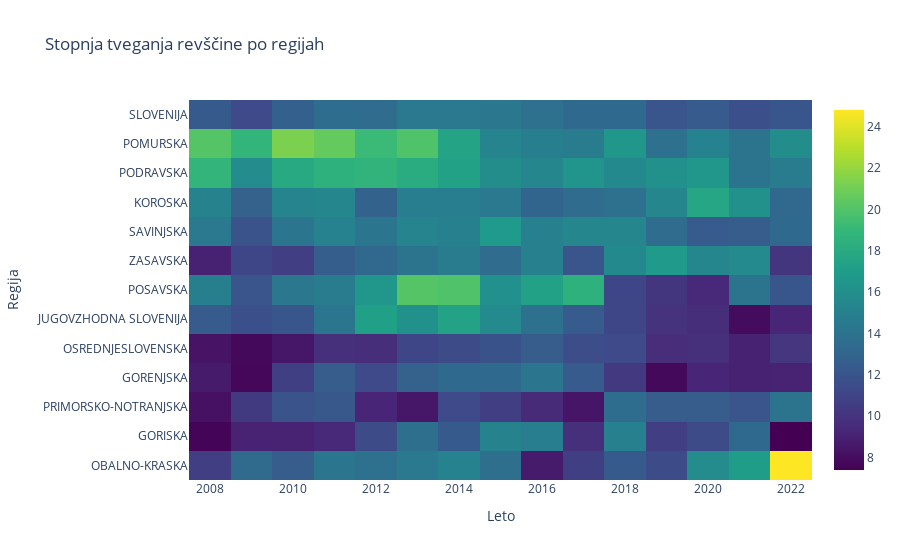

Here is the notebook cell this chart was saved with:
### Code cell
df_selected = df.iloc[:, 1:]
df_selected.columns = ['Leto'] + list(df_selected.columns[1:])

fig = px.imshow(df_selected.iloc[:, 1:].transpose(), x=df_selected['Leto'], y=df_selected.columns[1:],
                color_continuous_scale='viridis', title='Stopnja tveganja revščine po regijah',
                labels={'x': 'Leto', 'y': 'Regija'})
fig.update_layout(yaxis_autorange='reversed')
fig.show()

### Figure 1 — Plotly figure (JSON) as saved in the notebook; plotly's stock layout.template omitted (floating-point values rounded to 4 significant figures; data arrays with more than 128 entries replaced by an {"elided": "..."} marker saying what was removed)
{"data": [{"coloraxis": "coloraxis", "name": "0", "x": [2008.0, 2009.0, 2010.0, 2011.0, 2012.0, 2013.0, 2014.0, 2015.0, 2016.0, 2017.0, 2018.0, 2019.0, 2020.0, 2021.0, 2022.0], "y": ["SLOVENIJA", "POMURSKA", "PODRAVSKA", "KOROSKA", "SAVINJSKA", "ZASAVSKA", "POSAVSKA", "JUGOVZHODNA SLOVENIJA", "OSREDNJESLOVENSKA", "GORENJSKA", "PRIMORSKO-NOTRANJSKA", "GORISKA", "OBALNO-KRASKA"], "z": {"elided": "13x15 float values"}, "type": "heatmap", "xaxis": "x", "yaxis": "y", "hovertemplate": "Leto: %{x}<br>Regija: %{y}<br>color: %{z}<extra></extra>"}], "layout": {"xaxis": {"anchor": "y", "domain": [0.0, 1.0], "scaleanchor": "y", "constrain": "domain", "title": {"text": "Leto"}}, "yaxis": {"anchor": "x", "domain": [0.0, 1.0], "autorange": "reversed", "constrain": "domain", "title": {"text": "Regija"}}, "coloraxis": {"colorscale": [[0.0, "#440154"], [0.1111, "#482878"], [0.2222, "#3e4989"], [0.3333, "#31688e"], [0.4444, "#26828e"], [0.5556, "#1f9e89"], [0.6667, "#35b779"], [0.7778, "#6ece58"], [0.8889, "#b5de2b"], [1.0, "#fde725"]]}, "title": {"text": "Stopnja tveganja revščine po regijah"}}}
